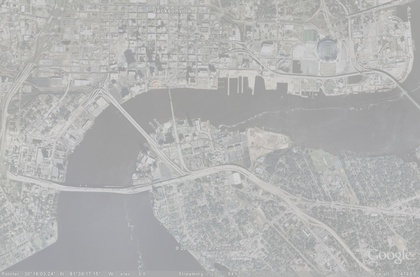
%> input picture input_sat_image.jpg, 420 x 277 px, shrunk from 1048 x 691 before the run
$ octave --eval "Assignment1;"   (GNU Octave 9; MATLAB toolbox functions it lacks are replaced by stand-ins)
%> lines starting %> are read from the running program, lines starting %| are printed output that depends on the picture; in (x1, y1, x2, y2) boxes, pixels count from 0 and x2, y2 are one past the last pixel; in counts of white or black regions, pixels touching at a corner belong together; the program's own positions count from 1
function Assignment1
    pkg load image;

    loaded_image    = load_image('input_sat_image.jpg');
    %enhanced_image  = enhance_contrast(loaded_image);
    %save_jpg_image(enhanced_image, "enhanced_image");

    enhanced_image = imread('enhanced_image.jpg');
    bw_image = threshold(enhanced_image);

end

% loads and converts the image to a grayscaled image (?)
function [image] = load_image (filename)
%> called with filename = 'input_sat_image.jpg'

##    convert color image to gray scale image
    OriginImage = imread(filename);
%> OriginImage is the input picture: size 277x420x3 uint8; mean R, G, B 178.9, 179.2, 178.7

    image = uint8(mean(rgb2gray(OriginImage), 3));
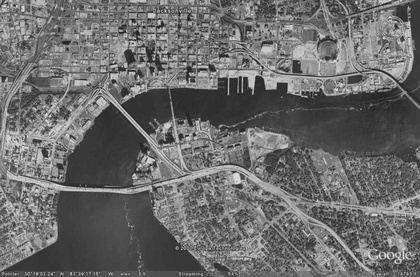
%> input picture enhanced_image.jpg, 420 x 277 px, shrunk from 1048 x 691 before the run
%> in Assignment1, enhanced_image is the input picture: size 277x420 uint8; min 19, max 233, mean 107.3


##    image = imread('input_sat_image.jpg');


    %enhance_contrast(image)
    #{
    Shortly describe the differences to the initial histogram:
    The figure 1 shows a low-contrast image as the the values of x axis in intensity hitogram are only distrbuted in a certain range. To improve the visual quality of the image, One technique of image enhancement is contrast stretching on histogram where the image has to use the full intensity range to display the maximum contrast. Contrast stretching takes an image in which the intensity values span the full intensity range as the figure 3 and 4 shown.
    #}


end

function [new_image] = enhance_contrast(image)
    % get min, max
    max_value = max(image(:))
    min_value = min(image(:))
    new_image = zeros(size(image,1),size(image,2));
    clear new_image;
    range = max_value-min_value

    %for every pixel in the image
    for i = 1:size(image,1)
        for j = 1:size(image,2)
            %calculate the contrast enhancement
            % I[r,c] = I[r,c]-min/max-min
            contrast = double(image(i,j) - min_value)/double(range);
            new_image(i,j) = uint8(contrast*255);
        end
    end
    %figure(3), imshow(new_image);
    %figure(4), imhist(new_image);


end

% Convert the enhanced image to a binary mask,
% 0 = background
% 1 = region of interest
% loading im2bw, graytresh
function [new_image] = threshold(image)
    %function for threshold
    %figure(1), imshow(image);
    % the resulting treshold by graytresh is 0.4353
    % Treshold 30 = There is a highlighted spot in the bottom center of the image,
    % With this spot is so bright, that if the treshold is to high, the rest of the city
    % is also in the region of interest (ROI). When the treshold is to low, not the whole river
    % is in the ROI.
    new_image = im2bw(image, graythresh(image));
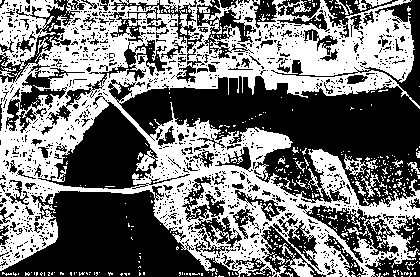
%> new_image: size 277x420 logical; 46.8% white; 512 white regions (481 under 20 px), largest, box (x1, y1, x2, y2) and area: (0, 0, 420, 277) 49283, (0, 0, 65, 70) 2112, (344, 154, 366, 176) 175
end

function [morphed_image] = morph_filter(image, se)
    %function for mophology filter


end
